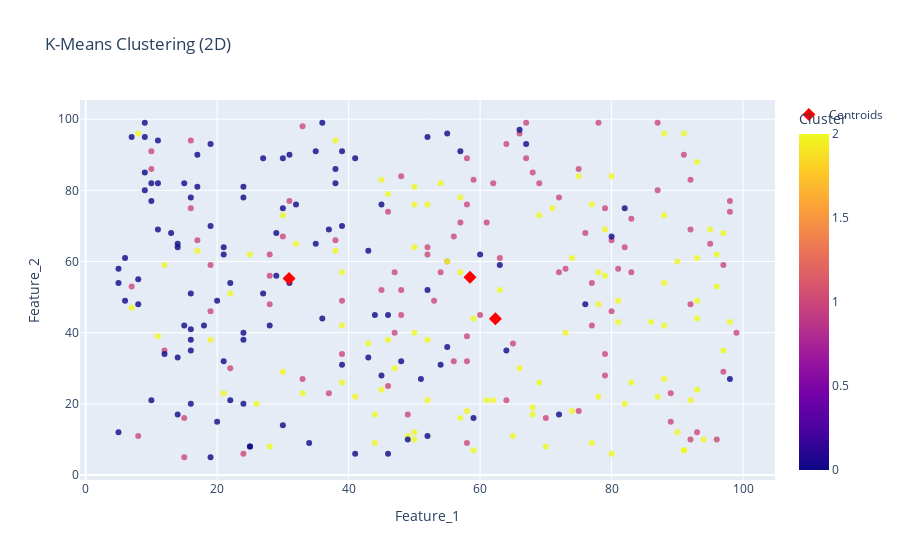

Notebook code for this chart:
### Code cell
# Plot the 2D scatter plot with centroids
fig_2d = px.scatter(df, x='Feature_1', y='Feature_2',
                    color='Cluster', opacity=0.8,
                    title='K-Means Clustering (2D)', size_max=10)

# Set the symbol for all data points to 'circle'
fig_2d.update_traces(marker=dict(symbol='circle'))

# Add centroids to the 2D scatter plot
fig_2d.add_trace(go.Scatter(
    x=centroids_df['Feature_1'],
    y=centroids_df['Feature_2'],
    mode='markers',
    marker=dict(color='red', symbol='diamond', size=10),
    name='Centroids'
))

# Show the 2D plot
fig_2d.show()

### Figure 1 — Plotly figure (JSON) as saved in the notebook; plotly's stock layout.template omitted (floating-point values rounded to 4 significant figures; data arrays with more than 128 entries replaced by an {"elided": "..."} marker saying what was removed)
{"data": [{"hovertemplate": "Feature_1=%{x}<br>Feature_2=%{y}<br>Cluster=%{marker.color}<extra></extra>", "legendgroup": "", "marker": {"color": {"elided": "300 int values"}, "coloraxis": "coloraxis", "opacity": 0.8, "symbol": "circle"}, "mode": "markers", "name": "", "orientation": "v", "showlegend": false, "type": "scatter", "x": {"elided": "300 int values"}, "xaxis": "x", "y": {"elided": "300 int values"}, "yaxis": "y"}, {"marker": {"color": "red", "size": 10, "symbol": "diamond"}, "mode": "markers", "name": "Centroids", "type": "scatter", "x": [30.94, 58.47, 62.33], "y": [55.23, 55.58, 43.95]}], "layout": {"coloraxis": {"colorbar": {"title": {"text": "Cluster"}}, "colorscale": [[0, "#0d0887"], [0.1111, "#46039f"], [0.2222, "#7201a8"], [0.3333, "#9c179e"], [0.4444, "#bd3786"], [0.5556, "#d8576b"], [0.6667, "#ed7953"], [0.7778, "#fb9f3a"], [0.8889, "#fdca26"], [1, "#f0f921"]]}, "legend": {"tracegroupgap": 0}, "title": {"text": "K-Means Clustering (2D)"}, "xaxis": {"anchor": "y", "domain": [0, 1], "title": {"text": "Feature_1"}}, "yaxis": {"anchor": "x", "domain": [0, 1], "title": {"text": "Feature_2"}}}}
